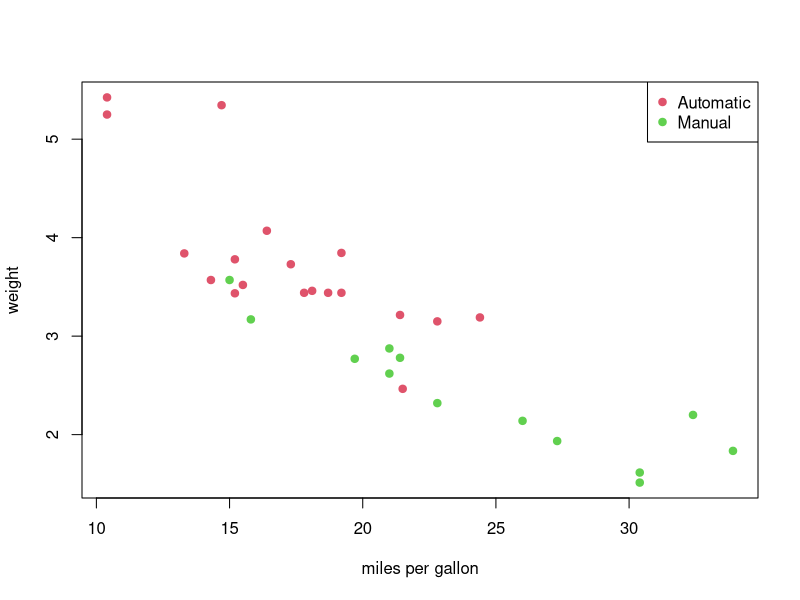

Generate this figure with R:
## ---- chunk 1

#| label: mpg by weight
# the mtcars data is loaded in
data(mtcars)
# the mpg and weight are plotted with colours and axis lables added to the plot.
plot(mtcars$mpg, mtcars$wt, col = (mtcars$am + 2), pch = 19, 
     xlab = "miles per gallon", ylab = "weight") 
# A legend is added to the plot
legend("topright", legend = c("Automatic", "Manual"), col = 2:3, pch = 19)

